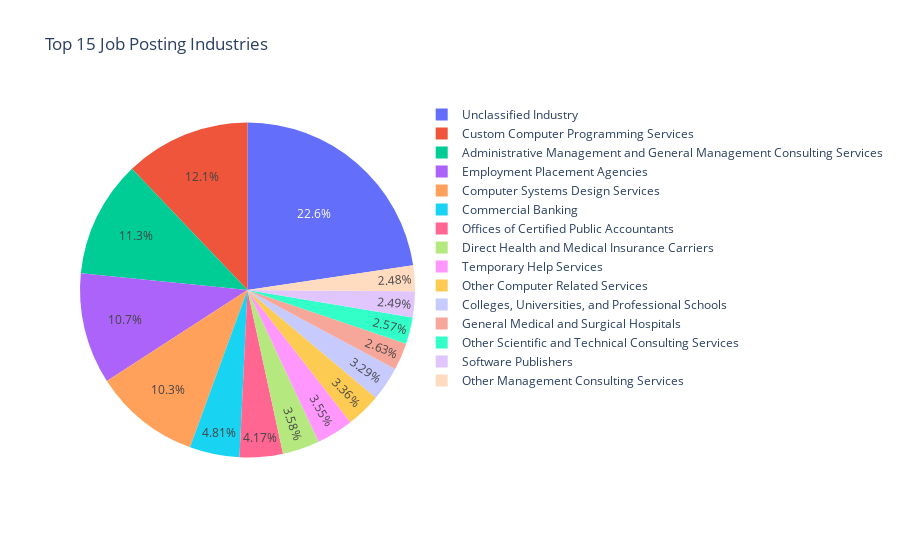

Here is the notebook cell this chart was saved with:
### Markdown cell above
# Top 15 Job Posting Industries

### Code cell
top_industries = df["NAICS_2022_6_NAME"].value_counts().nlargest(15)
fig = px.pie(
    names=top_industries.index, 
    values=top_industries.values, 
    title="Top 15 Job Posting Industries"
)
fig

### Figure 1 — Plotly figure (JSON) as saved in the notebook; plotly's stock layout.template omitted (floating-point values rounded to 4 significant figures)
{"data": [{"domain": {"x": [0, 1], "y": [0, 1]}, "hovertemplate": "label=%{label}<br>value=%{value}<extra></extra>", "labels": ["Unclassified Industry", "Custom Computer Programming Services", "Administrative Management and General Management Consulting Services", "Employment Placement Agencies", "Computer Systems Design Services", "Commercial Banking", "Offices of Certified Public Accountants", "Direct Health and Medical Insurance Carriers", "Temporary Help Services", "Other Computer Related Services", "Colleges, Universities, and Professional Schools", "General Medical and Surgical Hospitals", "Other Scientific and Technical Consulting Services", "Software Publishers", "Other Management Consulting Services"], "legendgroup": "", "name": "", "showlegend": true, "type": "pie", "values": [9288, 4969, 4627, 4405, 4218, 1974, 1709, 1468, 1457, 1376, 1350, 1079, 1055, 1022, 1016]}], "layout": {"legend": {"tracegroupgap": 0}, "title": {"text": "Top 15 Job Posting Industries"}}}
